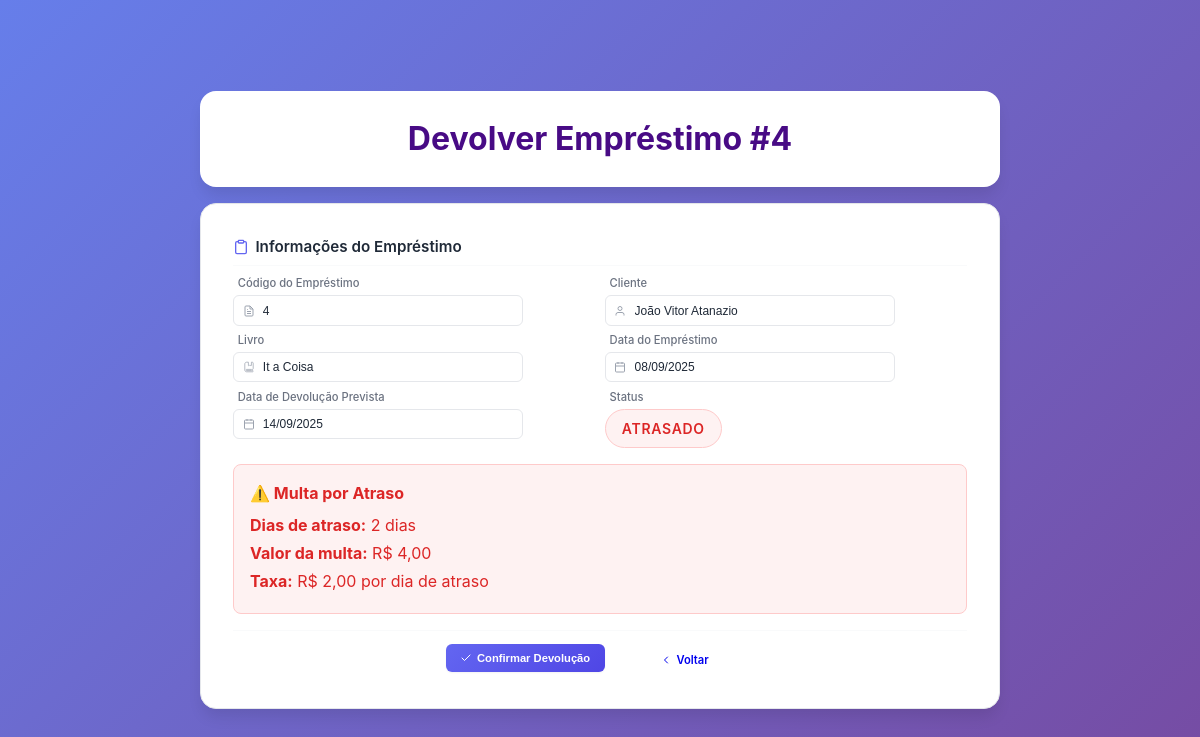
Page /subtelas/devolver_emprestimo.php?id=4 on the committed database.
### tables this page shows
CREATE TABLE `emprestimo` (
  `Cod_Emprestimo` int(11) NOT NULL,
  `Cod_Cliente` int(11) NOT NULL,
  `Cod_Livro` int(11) NOT NULL,
  `Data_Emprestimo` date NOT NULL,
  `Data_Devolucao` date NOT NULL,
  `Data_Ultima_Renovacao` date DEFAULT NULL,
  `Status_Emprestimo` enum('Pendente','Devolvido') DEFAULT 'Pendente'
);

CREATE TABLE `cliente` (
  `Cod_Cliente` int(11) NOT NULL,
  `Cod_Perfil` int(11) DEFAULT NULL,
  `Nome` varchar(50) NOT NULL,
  `CPF` varchar(15) NOT NULL,
  `Email` varchar(255) NOT NULL,
  `Sexo` varchar(10) NOT NULL,
  `Nome_Responsavel` varchar(50) DEFAULT NULL,
  `Telefone` varchar(20) NOT NULL,
  `Data_Nascimento` date NOT NULL,
  `CEP` varchar(20) NOT NULL,
  `UF` char(2) NOT NULL,
  `Cidade` varchar(30) NOT NULL,
  `Bairro` varchar(30) NOT NULL,
  `Rua` varchar(40) NOT NULL,
  `Num_Residencia` int(11) NOT NULL,
  `Foto` longblob NOT NULL,
  `status` enum('ativo','inativo') DEFAULT 'ativo'
);

CREATE TABLE `livro` (
  `Cod_Livro` int(11) NOT NULL,
  `Cod_Autor` int(11) DEFAULT NULL,
  `Cod_Editora` int(11) DEFAULT NULL,
  `Cod_Doador` int(11) DEFAULT NULL,
  `Cod_Genero` int(11) DEFAULT NULL,
  `Titulo` varchar(50) NOT NULL,
  `Data_Lancamento` varchar(12) DEFAULT NULL,
  `Data_Registro` varchar(12) DEFAULT NULL,
  `Quantidade` int(11) NOT NULL,
  `Num_Prateleira` char(2) DEFAULT NULL,
  `Foto` longblob NOT NULL,
  `status` enum('ativo','inativo') DEFAULT 'ativo'
);

### subtelas/devolver_emprestimo.php (the view, shortened to what this page needs)
<?php
require_once '../conexao.php';
$id = intval($_GET['id']);
$sql = "SELECT
          e.Cod_Emprestimo,
          e.Data_Emprestimo,
          e.Data_Devolucao,
          c.Nome as Nome_Cliente,
          c.CPF as CPF_Cliente,
          l.Titulo as Nome_Livro,
          l.Cod_Livro,
          l.Quantidade
        FROM emprestimo e
        INNER JOIN cliente c ON e.Cod_Cliente = c.Cod_Cliente
        INNER JOIN livro l ON e.Cod_Livro = l.Cod_Livro
        WHERE e.Cod_Emprestimo = :id";
try {
    $stmt = $pdo->prepare($sql);
    $stmt->bindParam(':id', $id, PDO::PARAM_INT);
    $stmt->execute();
    $emprestimo = $stmt->fetch(PDO::FETCH_ASSOC);
} catch (PDOException $e) {
    die("Erro na consulta: " . $e->getMessage());
}
$hoje = date('Y-m-d');
$data_devolucao = $emprestimo['Data_Devolucao'];
$status = '';
if ($data_devolucao < $hoje) {
    $dias_atraso = (strtotime($hoje) - strtotime($data_devolucao)) / (60 * 60 * 24);
    $multa_calculada = $dias_atraso * 2.00;
    $status = 'ATRASADO';
} elseif ($data_devolucao == $hoje) {
    $status = 'VENCE HOJE';
} else {
    $status = 'NO PRAZO';
}
?>
<!DOCTYPE html>
<html lang="pt-BR">
<head>
    <link rel="stylesheet" href="../css/style.css">
    <link rel="stylesheet" href="subtelas_css/cadastros.css">
    <link rel="stylesheet" type="text/css" href="subtelas_css/sidebar-dropdown.css">
</head>
<body>
    <div class="main-container">
        <div class="header">
            <h1>Devolver Empréstimo #<?php echo $emprestimo['Cod_Emprestimo']; ?></h1>
        </div>
        <div class="formulario">
            <div class="form-section">
                <div class="section-title">
                    Informações do Empréstimo
                </div>
                <div class="form-row">
                    <div class="input-group">
                        <label>Código do Empréstimo</label>
                        <div class="input-wrapper">
                            <input type="text" value="<?php echo $emprestimo['Cod_Emprestimo']; ?>" readonly>
                        </div>
                    </div>
                    <div class="input-group">
                        <label>Cliente</label>
                        <div class="input-wrapper">
                            <input type="text" value="<?php echo $emprestimo['Nome_Cliente']; ?>" readonly>
                            <svg class="input-icon" width="16" height="16" viewBox="0 0 24 24" fill="none" stroke="currentColor" stroke-width="2">
                                <path d="M20 21v-2a4 4 0 0 0-4-4H8a4 4 0 0 0-4 4v2"></path>
                                <circle cx="12" cy="7" r="4"></circle>
                            </svg>
                        </div>
                    </div>
                </div>
                <div class="form-row">
                    <div class="input-group">
                        <label>Livro</label>
                        <div class="input-wrapper">
                            <input type="text" value="<?php echo $emprestimo['Nome_Livro']; ?>" readonly>
                        </div>
                    </div>
                    <div class="input-group">
                        <label>Data do Empréstimo</label>
                        <div class="input-wrapper">
                            <input type="text" value="<?php echo date('d/m/Y', strtotime($emprestimo['Data_Emprestimo'])); ?>" readonly>
                            <svg class="input-icon" width="16" height="16" viewBox="0 0 24 24" fill="none" stroke="currentColor" stroke-width="2">
                                <rect x="3" y="4" width="18" height="18" rx="2" ry="2"></rect>
                                <line x1="16" y1="2" x2="16" y2="6"></line>
                                <line x1="8" y1="2" x2="8" y2="6"></line>
                                <line x1="3" y1="10" x2="21" y2="10"></line>
                            </svg>
                        </div>
                    </div>
                </div>
                <div class="form-row">
                    <div class="input-group">
                        <label>Data de Devolução Prevista</label>
                        <div class="input-wrapper">
                            <input type="text" value="<?php echo date('d/m/Y', strtotime($emprestimo['Data_Devolucao'])); ?>" readonly>
                            <svg class="input-icon" width="16" height="16" viewBox="0 0 24 24" fill="none" stroke="currentColor" stroke-width="2">
                                <rect x="3" y="4" width="18" height="18" rx="2" ry="2"></rect>
                                <line x1="16" y1="2" x2="16" y2="6"></line>
                                <line x1="8" y1="2" x2="8" y2="6"></line>
                                <line x1="3" y1="10" x2="21" y2="10"></line>
                            </svg>
                        </div>
                    </div>
                    <div class="input-group">
                        <label>Status</label>
                        <div class="input-wrapper">
                            <span class="status-badge <?php echo $status === 'ATRASADO' ? 'status-atrasado' : ($status === 'VENCE HOJE' ? 'status-vencendo' : 'status-ok'); ?>">
                                <?php echo $status; ?>
                            </span>
                        </div>
                    </div>
                </div>
                <?php if ($status === 'ATRASADO'): ?>
                    <div class="multa-info">
                        <h4>⚠️ Multa por Atraso</h4>
                        <p><strong>Dias de atraso:</strong> <?php echo $dias_atraso; ?> dias</p>
                        <p><strong>Valor da multa:</strong> R$ <?php echo number_format($multa_calculada, 2, ',', '.'); ?></p>
                        <p><strong>Taxa:</strong> R$ 2,00 por dia de atraso</p>
                    </div>
                <?php endif; ?>
            </div>
            <div class="form-actions">
                <form method="POST" onsubmit="return confirmarDevolucao()" style="display: inline;">
                    <button type="submit" name="devolver" class="btn btn-primary">
                        <svg xmlns="http://www.w3.org/2000/svg" width="16" height="16" viewBox="0 0 24 24" fill="none" stroke="currentColor" stroke-width="2" stroke-linecap="round" stroke-linejoin="round">
                            <path d="M20 6L9 17l-5-5"/>
                        </svg>
                        Confirmar Devolução
                    </button>
                </form>
                <a href="consultar_emprestimo.php" class="btn btn-back">
                    <svg xmlns="http://www.w3.org/2000/svg" width="16" height="16" viewBox="0 0 24 24" fill="none" stroke="currentColor" stroke-width="2" stroke-linecap="round" stroke-linejoin="round">
                        <path d="m15 18-6-6 6-6"/>
                    </svg>
                    Voltar
                </a>
            </div>
        </div>
    </div>
</body>
</html>

### css/style.css (style rules this page uses)
:root { --primary-color: #6366f1; --primary-dark: #4f46e5; --primary-light: #a5b4fc; --secondary-color: #f59e0b; --secondary-dark: #d97706; --accent-color: #ec4899; --accent-light: #f9a8d4; --text-primary: #1f2937; --text-secondary: #6b7280; --text-muted: #9ca3af; --bg-primary: #ffffff; --bg-secondary: #f9fafb; --bg-tertiary: #f3f4f6; --border-color: #e5e7eb; --border-focus: #6366f1; --shadow-sm: 0 1px 2px 0 rgb(0 0 0 / 0.05); --shadow-md: 0 4px 6px -1px rgb(0 0 0 / 0.1), 0 2px 4px -2px rgb(0 0 0 / 0.1); --shadow-lg: 0 10px 15px -3px rgb(0 0 0 / 0.1), 0 4px 6px -4px rgb(0 0 0 / 0.1); --shadow-xl: 0 20px 25px -5px rgb(0 0 0 / 0.1), 0 8px 10px -6px rgb(0 0 0 / 0.1); --radius-sm: 0.375rem; --radius-md: 0.5rem; --radius-lg: 0.75rem; --radius-xl: 1rem; --radius-2xl: 1.5rem; --transition: all 0.2s cubic-bezier(0.4, 0, 0.2, 1); }
* { margin: 0; padding: 0; box-sizing: border-box; }
body { font-family: 'Segoe UI', Tahoma, Geneva, Verdana, sans-serif; background: linear-gradient(135deg, #a6cce4 0%, #bca8cf 100%); min-height: 100vh; color: #333; }
body { padding-top: 180px; }

### subtelas/devolver_emprestimo.php (style rules this page uses)
body { display: flex; justify-content: center; align-items: center; min-height: 100vh; margin: 0; padding: 1rem; }
.main-container { width: 100%; max-width: 800px; display: flex; flex-direction: column; align-items: center; }
.header { background: white; border-radius: 1rem; padding: 1.5rem; margin-bottom: 1rem; box-shadow: 0 10px 15px -3px rgba(0, 0, 0, 0.1); width: 100%; text-align: center; }
.header h1 { font-size: 2rem; font-weight: 700; color: #480b85; margin: 0; }
.formulario { background: white; padding: 2rem; border-radius: 1rem; box-shadow: 0 10px 15px -3px rgba(0, 0, 0, 0.1); width: 100%; border: 1px solid #e5e7eb; }
.status-badge { display: inline-block; padding: 0.5rem 1rem; border-radius: 2rem; font-weight: 600; font-size: 0.875rem; text-transform: uppercase; letter-spacing: 0.05em; }
.status-atrasado { background: #fef2f2; color: #dc2626; border: 1px solid #fecaca; }
.multa-info { background: #fef2f2; border: 1px solid #fecaca; border-radius: 0.5rem; padding: 1rem; margin: 1rem 0; color: #dc2626; }
.multa-info h4 { margin: 0 0 0.5rem 0; color: #dc2626; }
.multa-info p { margin: 0.25rem 0; }

### rows in the picture
emprestimo: Cod_Emprestimo "4", Cod_Cliente.Nome "João Vitor Atanazio", Cod_Livro.Titulo "It a Coisa", Data_Emprestimo "08/09/2025", Data_Devolucao "14/09/2025", Data_Devolucao "ATRASADO", Data_Devolucao "2", Data_Devolucao "4,00"
